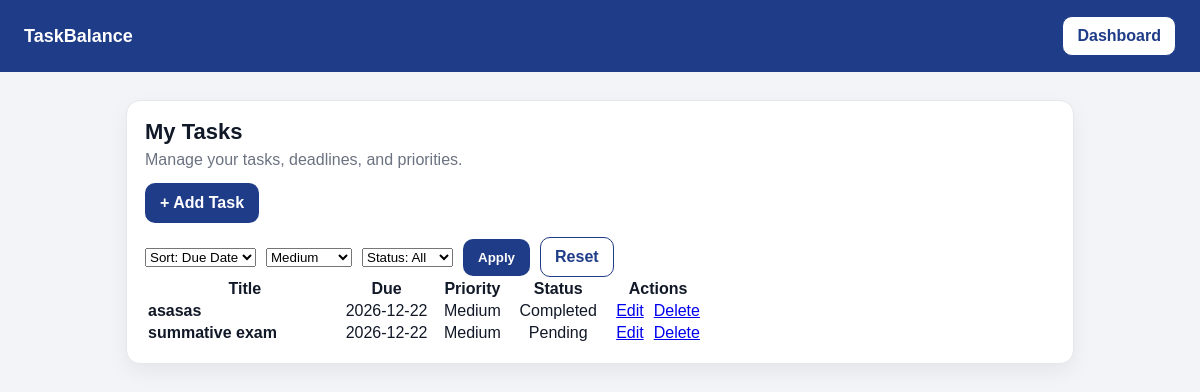
/view_tasks.php?priority=Medium (signed in), run on the app's committed database.
### tables this page shows
CREATE TABLE `tasks` (
  `task_id` int(11) NOT NULL,
  `user_id` int(11) NOT NULL,
  `title` varchar(200) NOT NULL,
  `description` text DEFAULT NULL,
  `due_date` date DEFAULT NULL,
  `priority` enum('Low','Medium','High') DEFAULT 'Medium',
  `difficulty` enum('Easy','Medium','Hard') DEFAULT 'Medium',
  `estimated_hours` int(11) DEFAULT 1,
  `status` enum('Pending','In Progress','Completed') DEFAULT 'Pending',
  `workload_score` int(11) DEFAULT 0,
  `created_at` timestamp NOT NULL DEFAULT current_timestamp(),
  `updated_at` timestamp NOT NULL DEFAULT current_timestamp() ON UPDATE current_timestamp()
);

### view_tasks.php (the view, shortened to what this page needs)
<?php
require "config.php";
$user_id = $_SESSION["user_id"];
$sort = $_GET["sort"] ?? "due";
$priorityFilter = $_GET["priority"] ?? "All";
$orderBy = "due_date ASC";
$sql = "SELECT task_id, title, due_date, priority, status FROM tasks WHERE user_id = ?";
$params = [$user_id];
$types = "i";
if ($priorityFilter !== "All") {
  $sql .= " AND priority = ?";
  $types .= "s";
  $params[] = $priorityFilter;
}
$sql .= " ORDER BY $orderBy";
$stmt = $conn->prepare($sql);
$stmt->bind_param($types, ...$params);
$stmt->execute();
$result = $stmt->get_result();
function priorityClass($p) {
  $p = strtolower($p);
  if ($p === "medium") return "p-medium";
  return "p-low";
}
?>
<!doctype html>
<html>
<head>
  <link rel="stylesheet" href="style.css">
</head>
<body>
<div class="nav">
  <div class="brand">TaskBalance</div>
  <a class="btn btn-outline" href="dashboard.php">Dashboard</a>
</div>
<div class="container">
  <div class="card">
    <div class="header-row">
      <div>
        <h1 style="margin:0;">My Tasks</h1>
        <p class="muted" style="margin:6px 0 0;">Manage your tasks, deadlines, and priorities.</p>
      </div>
      <div class="actions">
        <a class="btn btn-primary" href="add_task.php">+ Add Task</a>
      </div>
    </div>
    <form method="GET" style="margin-top:14px;">
      <div style="display:flex; gap:10px; flex-wrap:wrap; align-items:center;">
        <select name="sort">
          <option value="due" <?php if($sort==="due") echo "selected"; ?>>Sort: Due Date</option>
        </select>
        <select name="priority">
          <option value="Medium" <?php if($priorityFilter==="Medium") echo "selected"; ?>>Medium</option>
        </select>
        <select name="status">
          <option value="All">Status: All</option>
        </select>
        <button class="btn btn-primary" type="submit">Apply</button>
        <a class="btn btn-outline" href="view_tasks.php">Reset</a>
      </div>
    </form>
    <div class="table-wrap">
      <table>
        <tr>
          <th style="width:35%;">Title</th>
          <th style="width:15%; text-align:center;">Due</th>
          <th style="width:15%; text-align:center;">Priority</th>
          <th style="width:15%; text-align:center;">Status</th>
          <th style="width:20%; text-align:center;">Actions</th>
        </tr>
        <?php if ($result->num_rows === 0): ?>
          <tr>
            <td colspan="5" class="muted" style="padding:18px;">
              No tasks match your filters. Try <strong>Reset</strong> or add a new task.
            </td>
          </tr>
        <?php else: ?>
          <?php while ($row = $result->fetch_assoc()): ?>
            <tr>
              <td>
                <strong><?php echo htmlspecialchars($row["title"]); ?></strong>
              </td>
              <td style="text-align:center;">
                <?php echo htmlspecialchars($row["due_date"]); ?>
              </td>
              <td style="text-align:center;">
                <span class="pill <?php echo priorityClass($row["priority"]); ?>">
                  <?php echo htmlspecialchars($row["priority"]); ?>
                </span>
              </td>
              <td style="text-align:center;">
                <span class="status status-<?php echo str_replace(' ', '\\ ', $row["status"]); ?>">
                  <?php echo htmlspecialchars($row["status"]); ?>
                </span>
              </td>
              <td style="text-align:center;">
                <div style="display:flex; justify-content:center; gap:10px; flex-wrap:wrap;">
                  <a class="action-btn action-edit"
                     href="edit_task.php?id=<?php echo (int)$row["task_id"]; ?>">
                    Edit
                  </a>
                  <a class="action-btn action-del"
                     href="delete_task.php?id=<?php echo (int)$row["task_id"]; ?>"
                     onclick="return confirm('Delete this task?');">
                    Delete
                  </a>
                </div>
              </td>
            </tr>
          <?php endwhile; ?>
        <?php endif; ?>
      </table>
    </div>
  </div>
</div>
</body>
</html>

### style.css (style rules this page uses)
* { box-sizing: border-box; }
body { margin:0; font-family: Arial, Helvetica, sans-serif; background:#f2f4f7; color:#111827; }
.nav { background:#1f3c88; color:white; padding:16px 24px; display:flex; align-items:center; justify-content:space-between; }
.nav .brand { font-weight:700; font-size:18px; }
.container { max-width: 980px; margin: 28px auto; padding: 0 16px; }
.card { background:white; border:1px solid #e5e7eb; border-radius:14px; padding:18px; box-shadow: 0 8px 20px rgba(0,0,0,.06); }
h1 { margin:0 0 6px 0; font-size:22px; }
.muted { color:#6b7280; margin:0; }
.btn { display:inline-block; padding:10px 14px; border-radius:10px; text-decoration:none; font-weight:700; border:1px solid transparent; }
.btn-primary { background:#1f3c88; color:white; }
.btn-outline { background:white; color:#1f3c88; border-color:#1f3c88; }
.actions { margin-top: 14px; display:flex; gap:10px; flex-wrap:wrap; }

### data on the page
tasks: title "asasas", due_date "2026-12-22", priority "Medium", status "Completed"
tasks: title "summative exam", due_date "2026-12-22", priority "Medium", status "Pending"
